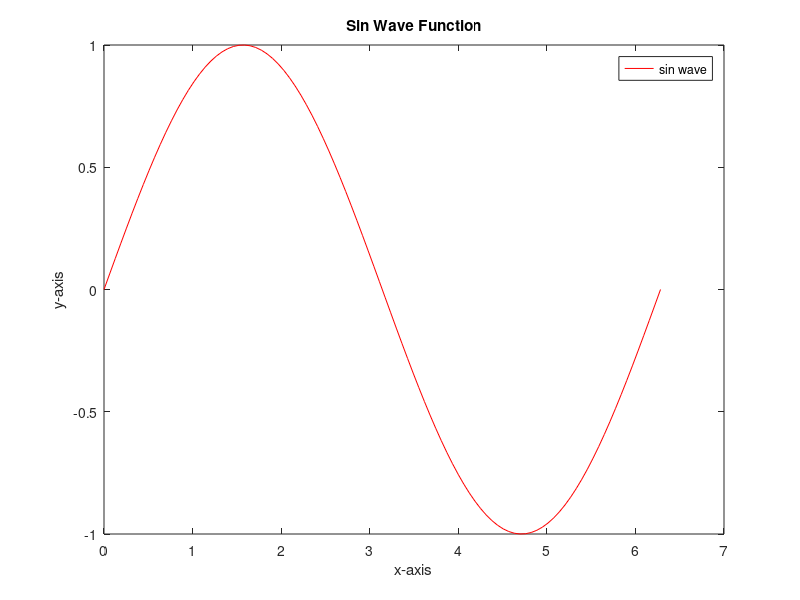

Reproduce this figure in MATLAB.
clear;
clc;

%% Cell Arrays
% Create a cell array containing various data types (numbers, text, and variables).
% Access and display specific elements within the cell array.

cellArray = {12 , 'Mohamed', [1 2 3]};
disp(cellArray);
disp(cellArray(2));

%% Structures
% Create a simple structure to store information about a person (name, age, city).
% Access and display the structure fields.

person.Name = 'Mohamed';
person.Age = 20 ;
person.City = 'Cairo' ;
disp(person);

%% Character Data
% Create a character array with your name.
% Concatenate your name with another character array.
% Display the results.

name1 = 'Mohammed ';
name2 = 'Ezzelrgal';
conName = [name1  name2] ;
disp(conName);

%% Conditional Statements (If)
% Write an if statement that checks if a number is even or odd.
% Display a message based on the result of the if statement.

number = input("Please enter the number: ");

if rem(number,2)==0
    fprintf('%d is an even number\n',number);
else
    fprintf('%d is an odd number\n',number);
end

%% For Loops
% Create a for loop to generate a sequence of numbers (e.g., 1 to 10).
% Display the numbers within the loop.
num = 1;
for num = num:10
    disp(num)
    
end

%% Basic Plotting
% Generate data for a simple plot (e.g., a sine wave).
% Plot the data with proper labels and a legend.

x = linspace(0,2*pi,100);
y = sin(x);
plot(x,y,'r');
xlabel('x-axis');
ylabel('y-axis');
title('Sin Wave Function');
legend('sin wave');



